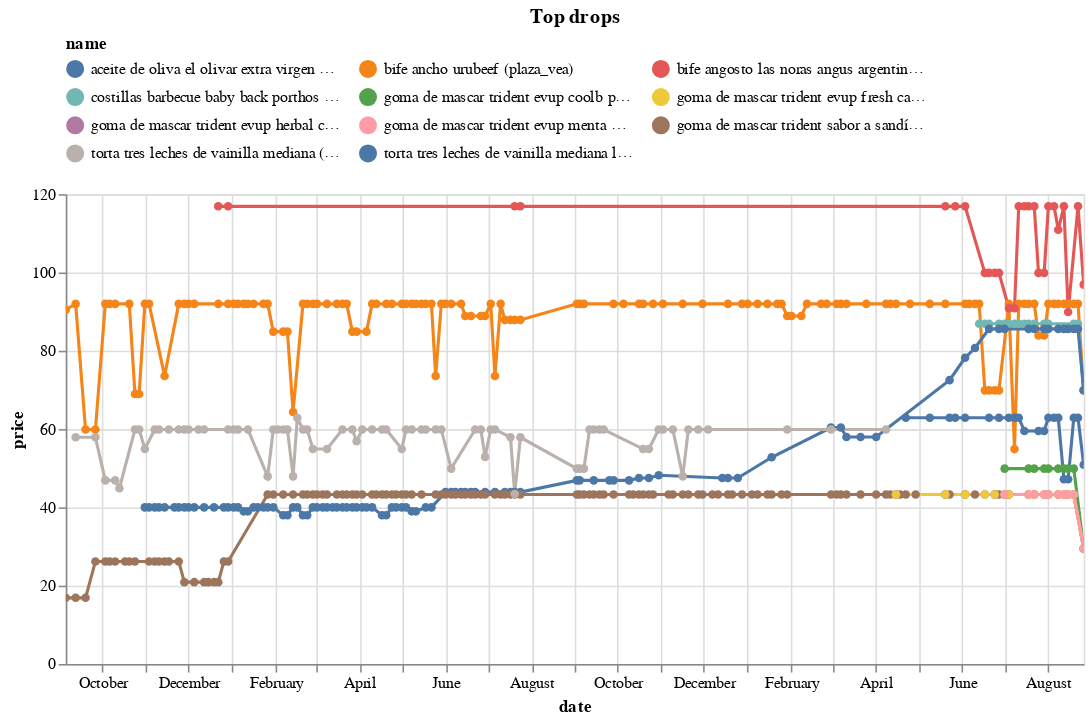

Notebook source saved alongside this figure:
### Code cell
(top_changes_abs
 .sort_values('change')
 .head(10)
 .pipe(plot_changes, 'Top drops')
)

### Figure 1 — Vega-Lite specification as saved in the notebook (floating-point values rounded to 4 significant figures; data arrays with more than 128 entries replaced by an {"elided": "..."} marker saying what was removed)
{"config": {"view": {"continuousWidth": 300, "continuousHeight": 300}, "legend": {"columns": 3, "orient": "top"}}, "data": {"name": "data-69fcb6bf90301e3470cc18e096c265c0"}, "mark": {"type": "line", "point": true}, "encoding": {"color": {"field": "name", "scale": {"domain": ["aceite de oliva el olivar extra virgen botella 1l (plaza_vea)", "bife ancho urubeef (plaza_vea)", "bife angosto las noras angus argentino (plaza_vea)", "costillas barbecue baby back porthos caja 1kg (plaza_vea)", "goma de mascar trident evup coolb paquete 12un (plaza_vea)", "goma de mascar trident evup fresh caja 12un (plaza_vea)", "goma de mascar trident evup herbal caja 12un (plaza_vea)", "goma de mascar trident evup menta paquete 12un (plaza_vea)", "goma de mascar trident sabor a sandía caja 12un (plaza_vea)", "torta tres leches de vainilla mediana (plaza_vea)", "torta tres leches de vainilla mediana la florencia 1un (plaza_vea)"]}, "type": "nominal"}, "tooltip": [{"field": "name", "type": "nominal"}, {"field": "price", "type": "quantitative"}, {"field": "last_price", "type": "quantitative"}], "x": {"field": "date", "type": "temporal"}, "y": {"field": "price", "type": "quantitative"}}, "params": [{"name": "param_9", "select": {"type": "point", "fields": ["name"]}, "bind": "legend"}, {"name": "param_10", "select": {"type": "interval", "encodings": ["x", "y"]}, "bind": "scales"}], "title": "Top drops", "transform": [{"filter": {"param": "param_9"}}], "width": 650, "$schema": "https://vega.github.io/schema/vega-lite/v5.20.1.json", "datasets": {"data-69fcb6bf90301e3470cc18e096c265c0": {"elided": "540 records"}}}
